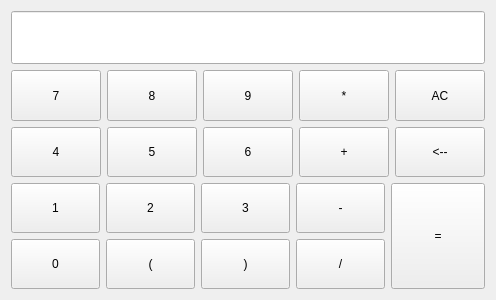
<?xml version="1.0" encoding="UTF-8"?>
<ui version="4.0">
 <class>Widget</class>
 <widget class="QWidget" name="Widget">
  <property name="geometry">
   <rect>
    <x>0</x>
    <y>0</y>
    <width>496</width>
    <height>300</height>
   </rect>
  </property>
  <property name="windowTitle">
   <string>Widget</string>
  </property>
  <layout class="QVBoxLayout" name="verticalLayout" stretch="1,2,2">
   <item>
    <widget class="QLineEdit" name="lineEdit">
     <property name="sizePolicy">
      <sizepolicy hsizetype="Expanding" vsizetype="Preferred">
       <horstretch>0</horstretch>
       <verstretch>0</verstretch>
      </sizepolicy>
     </property>
    </widget>
   </item>
   <item>
    <layout class="QGridLayout" name="gridLayout">
     <item row="0" column="0">
      <widget class="QPushButton" name="pushButton_7">
       <property name="sizePolicy">
        <sizepolicy hsizetype="Minimum" vsizetype="Preferred">
         <horstretch>0</horstretch>
         <verstretch>0</verstretch>
        </sizepolicy>
       </property>
       <property name="text">
        <string>7</string>
       </property>
      </widget>
     </item>
     <item row="0" column="1">
      <widget class="QPushButton" name="pushButton_8">
       <property name="sizePolicy">
        <sizepolicy hsizetype="Minimum" vsizetype="Preferred">
         <horstretch>0</horstretch>
         <verstretch>0</verstretch>
        </sizepolicy>
       </property>
       <property name="text">
        <string>8</string>
       </property>
      </widget>
     </item>
     <item row="0" column="2">
      <widget class="QPushButton" name="pushButton_9">
       <property name="sizePolicy">
        <sizepolicy hsizetype="Minimum" vsizetype="Preferred">
         <horstretch>0</horstretch>
         <verstretch>0</verstretch>
        </sizepolicy>
       </property>
       <property name="text">
        <string>9</string>
       </property>
      </widget>
     </item>
     <item row="0" column="3">
      <widget class="QPushButton" name="pushButton_mul">
       <property name="sizePolicy">
        <sizepolicy hsizetype="Minimum" vsizetype="Preferred">
         <horstretch>0</horstretch>
         <verstretch>0</verstretch>
        </sizepolicy>
       </property>
       <property name="text">
        <string>*</string>
       </property>
      </widget>
     </item>
     <item row="0" column="4">
      <widget class="QPushButton" name="pushButton_clear">
       <property name="sizePolicy">
        <sizepolicy hsizetype="Minimum" vsizetype="Preferred">
         <horstretch>0</horstretch>
         <verstretch>0</verstretch>
        </sizepolicy>
       </property>
       <property name="text">
        <string>AC</string>
       </property>
      </widget>
     </item>
     <item row="1" column="0">
      <widget class="QPushButton" name="pushButton_4">
       <property name="sizePolicy">
        <sizepolicy hsizetype="Minimum" vsizetype="Preferred">
         <horstretch>0</horstretch>
         <verstretch>0</verstretch>
        </sizepolicy>
       </property>
       <property name="text">
        <string>4</string>
       </property>
      </widget>
     </item>
     <item row="1" column="1">
      <widget class="QPushButton" name="pushButton_5">
       <property name="sizePolicy">
        <sizepolicy hsizetype="Minimum" vsizetype="Preferred">
         <horstretch>0</horstretch>
         <verstretch>0</verstretch>
        </sizepolicy>
       </property>
       <property name="text">
        <string>5</string>
       </property>
      </widget>
     </item>
     <item row="1" column="2">
      <widget class="QPushButton" name="pushButton_6">
       <property name="sizePolicy">
        <sizepolicy hsizetype="Minimum" vsizetype="Preferred">
         <horstretch>0</horstretch>
         <verstretch>0</verstretch>
        </sizepolicy>
       </property>
       <property name="text">
        <string>6</string>
       </property>
      </widget>
     </item>
     <item row="1" column="3">
      <widget class="QPushButton" name="pushButton_add">
       <property name="sizePolicy">
        <sizepolicy hsizetype="Minimum" vsizetype="Preferred">
         <horstretch>0</horstretch>
         <verstretch>0</verstretch>
        </sizepolicy>
       </property>
       <property name="text">
        <string>+</string>
       </property>
      </widget>
     </item>
     <item row="1" column="4">
      <widget class="QPushButton" name="pushButton_back">
       <property name="sizePolicy">
        <sizepolicy hsizetype="Minimum" vsizetype="Preferred">
         <horstretch>0</horstretch>
         <verstretch>0</verstretch>
        </sizepolicy>
       </property>
       <property name="text">
        <string>&lt;--</string>
       </property>
      </widget>
     </item>
    </layout>
   </item>
   <item>
    <layout class="QHBoxLayout" name="horizontalLayout" stretch="4,1">
     <item>
      <layout class="QGridLayout" name="gridLayout_2">
       <item row="0" column="0">
        <widget class="QPushButton" name="pushButton_1">
         <property name="sizePolicy">
          <sizepolicy hsizetype="Minimum" vsizetype="Preferred">
           <horstretch>0</horstretch>
           <verstretch>0</verstretch>
          </sizepolicy>
         </property>
         <property name="text">
          <string>1</string>
         </property>
        </widget>
       </item>
       <item row="0" column="1">
        <widget class="QPushButton" name="pushButton_2">
         <property name="sizePolicy">
          <sizepolicy hsizetype="Minimum" vsizetype="Preferred">
           <horstretch>0</horstretch>
           <verstretch>0</verstretch>
          </sizepolicy>
         </property>
         <property name="text">
          <string>2</string>
         </property>
        </widget>
       </item>
       <item row="0" column="2">
        <widget class="QPushButton" name="pushButton_3">
         <property name="sizePolicy">
          <sizepolicy hsizetype="Minimum" vsizetype="Preferred">
           <horstretch>0</horstretch>
           <verstretch>0</verstretch>
          </sizepolicy>
         </property>
         <property name="text">
          <string>3</string>
         </property>
        </widget>
       </item>
       <item row="0" column="3">
        <widget class="QPushButton" name="pushButton_del">
         <property name="sizePolicy">
          <sizepolicy hsizetype="Minimum" vsizetype="Preferred">
           <horstretch>0</horstretch>
           <verstretch>0</verstretch>
          </sizepolicy>
         </property>
         <property name="text">
          <string>-</string>
         </property>
        </widget>
       </item>
       <item row="1" column="0">
        <widget class="QPushButton" name="pushButton_0">
         <property name="sizePolicy">
          <sizepolicy hsizetype="Minimum" vsizetype="Preferred">
           <horstretch>0</horstretch>
           <verstretch>0</verstretch>
          </sizepolicy>
         </property>
         <property name="text">
          <string>0</string>
         </property>
        </widget>
       </item>
       <item row="1" column="1">
        <widget class="QPushButton" name="pushButton_left">
         <property name="sizePolicy">
          <sizepolicy hsizetype="Minimum" vsizetype="Preferred">
           <horstretch>0</horstretch>
           <verstretch>0</verstretch>
          </sizepolicy>
         </property>
         <property name="text">
          <string>(</string>
         </property>
        </widget>
       </item>
       <item row="1" column="2">
        <widget class="QPushButton" name="pushButton_right">
         <property name="sizePolicy">
          <sizepolicy hsizetype="Minimum" vsizetype="Preferred">
           <horstretch>0</horstretch>
           <verstretch>0</verstretch>
          </sizepolicy>
         </property>
         <property name="text">
          <string>)</string>
         </property>
        </widget>
       </item>
       <item row="1" column="3">
        <widget class="QPushButton" name="pushButton_div">
         <property name="sizePolicy">
          <sizepolicy hsizetype="Minimum" vsizetype="Preferred">
           <horstretch>0</horstretch>
           <verstretch>0</verstretch>
          </sizepolicy>
         </property>
         <property name="text">
          <string>/</string>
         </property>
        </widget>
       </item>
      </layout>
     </item>
     <item>
      <widget class="QPushButton" name="pushButton_equ">
       <property name="sizePolicy">
        <sizepolicy hsizetype="Minimum" vsizetype="Expanding">
         <horstretch>0</horstretch>
         <verstretch>0</verstretch>
        </sizepolicy>
       </property>
       <property name="text">
        <string>=</string>
       </property>
      </widget>
     </item>
    </layout>
   </item>
  </layout>
 </widget>
 <layoutdefault spacing="6" margin="11"/>
 <resources/>
 <connections/>
</ui>
